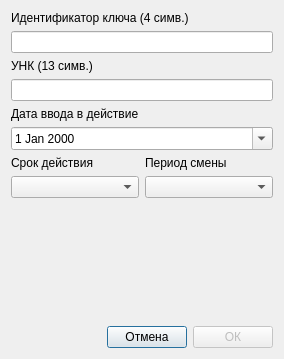
<?xml version="1.0" encoding="UTF-8"?>
<ui version="4.0">
 <class>dialog</class>
 <widget class="QDialog" name="dialog">
  <property name="geometry">
   <rect>
    <x>0</x>
    <y>0</y>
    <width>284</width>
    <height>359</height>
   </rect>
  </property>
  <property name="sizePolicy">
   <sizepolicy hsizetype="Minimum" vsizetype="Preferred">
    <horstretch>0</horstretch>
    <verstretch>0</verstretch>
   </sizepolicy>
  </property>
  <property name="windowTitle">
   <string>Параметры ключа</string>
  </property>
  <layout class="QVBoxLayout" name="verticalLayout">
   <item>
    <widget class="QLabel" name="keyIdLabel">
     <property name="text">
      <string>Идентификатор ключа (4 симв.)</string>
     </property>
    </widget>
   </item>
   <item>
    <widget class="QLineEdit" name="keyIdLineEdit">
     <property name="maxLength">
      <number>4</number>
     </property>
    </widget>
   </item>
   <item>
    <widget class="QLabel" name="keyNumberLabel">
     <property name="text">
      <string>УНК (13 симв.)</string>
     </property>
    </widget>
   </item>
   <item>
    <widget class="QLineEdit" name="keyNumberLineEdit"/>
   </item>
   <item>
    <widget class="QLabel" name="dateLabel">
     <property name="text">
      <string>Дата ввода в действие</string>
     </property>
    </widget>
   </item>
   <item>
    <layout class="QHBoxLayout" name="horizontalLayout">
     <item>
      <widget class="QDateEdit" name="dateEdit">
       <property name="calendarPopup">
        <bool>true</bool>
       </property>
      </widget>
     </item>
    </layout>
   </item>
   <item>
    <layout class="QGridLayout" name="gridLayout">
     <item row="0" column="0">
      <widget class="QLabel" name="durationLabel">
       <property name="text">
        <string>Срок действия</string>
       </property>
      </widget>
     </item>
     <item row="0" column="1">
      <widget class="QLabel" name="periodLabel">
       <property name="text">
        <string>Период смены</string>
       </property>
      </widget>
     </item>
     <item row="1" column="0">
      <widget class="QComboBox" name="durationComboBox"/>
     </item>
     <item row="1" column="1">
      <widget class="QComboBox" name="periodComboBox"/>
     </item>
    </layout>
   </item>
   <item>
    <spacer name="verticalSpacer">
     <property name="orientation">
      <enum>Qt::Vertical</enum>
     </property>
     <property name="sizeHint" stdset="0">
      <size>
       <width>20</width>
       <height>2</height>
      </size>
     </property>
    </spacer>
   </item>
   <item>
    <layout class="QHBoxLayout" name="horizontalLayout_2">
     <item>
      <spacer name="horizontalSpacer">
       <property name="orientation">
        <enum>Qt::Horizontal</enum>
       </property>
       <property name="sizeHint" stdset="0">
        <size>
         <width>40</width>
         <height>20</height>
        </size>
       </property>
      </spacer>
     </item>
     <item>
      <widget class="QPushButton" name="cancelPushButton">
       <property name="text">
        <string>Отмена</string>
       </property>
      </widget>
     </item>
     <item>
      <widget class="QPushButton" name="okPushButton">
       <property name="enabled">
        <bool>false</bool>
       </property>
       <property name="text">
        <string>ОК</string>
       </property>
      </widget>
     </item>
    </layout>
   </item>
  </layout>
 </widget>
 <resources/>
 <connections>
  <connection>
   <sender>okPushButton</sender>
   <signal>clicked()</signal>
   <receiver>dialog</receiver>
   <slot>accept()</slot>
   <hints>
    <hint type="sourcelabel">
     <x>186</x>
     <y>387</y>
    </hint>
    <hint type="destinationlabel">
     <x>149</x>
     <y>203</y>
    </hint>
   </hints>
  </connection>
  <connection>
   <sender>cancelPushButton</sender>
   <signal>clicked()</signal>
   <receiver>dialog</receiver>
   <slot>reject()</slot>
   <hints>
    <hint type="sourcelabel">
     <x>90</x>
     <y>387</y>
    </hint>
    <hint type="destinationlabel">
     <x>149</x>
     <y>203</y>
    </hint>
   </hints>
  </connection>
 </connections>
</ui>
